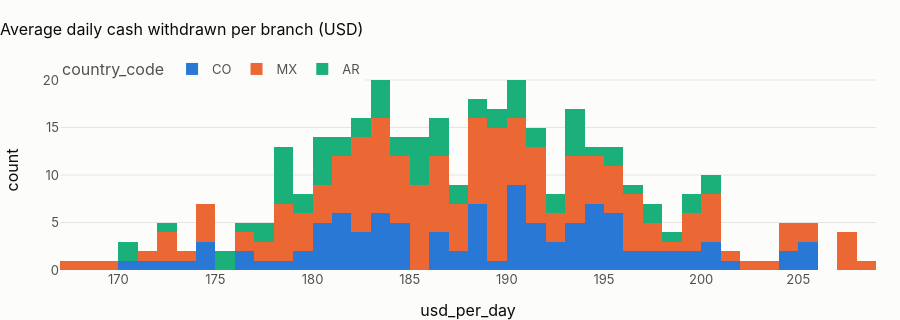

Notebook source saved alongside this figure:
### Markdown cell above
## 1 · How much cash does a branch dispense in a day?

### Code cell
per = (
    bd.groupby(["branch_id", "country_code", "atm_count"])
    .agg(
        withdrawals_per_day=("n_withdrawals", "mean"),
        usd_per_day=("withdrawals_usd", "mean"),
        usd_sd=("withdrawals_usd", "std"),
        zero_days=("n_withdrawals", lambda x: (x == 0).mean()),
    )
    .reset_index()
)
per["cv"] = per.usd_sd / per.usd_per_day
fig = px.histogram(
    per,
    x="usd_per_day",
    color="country_code",
    nbins=50,
    title="Average daily cash withdrawn per branch (USD)",
)
fig.update_layout(height=320)
fig.show()
show(
    per.groupby("country_code")[["withdrawals_per_day", "usd_per_day", "cv", "zero_days"]]
    .median()
    .round(3),
    paging=False,
)
shares = per.usd_per_day / per.usd_per_day.sum()
display(
    Markdown(
        f"**A median branch dispenses {per.withdrawals_per_day.median():.1f} withdrawals and "
        f"{per.usd_per_day.median():,.0f} USD a day, with a day-to-day coefficient of variation of "
        f"{per.cv.median():.2f} and no withdrawal on {100 * per.zero_days.median():.1f} % of days.** Cash demand is "
        f"spread across branches (HHI {g.hhi(shares):,.0f} on a 0–10,000 scale; an even split over {len(per)} "
        f"branches would be {10_000 / len(per):,.0f}). "
        + (
            "The day-to-day variation is as large as the level itself: the buffer, not the forecast, is where the cash "
            "goes."
            if per.cv.median() > 0.7
            else "Daily demand is steady relative to its level."
        )
    )
)
corr = per[["atm_count", "usd_per_day"]].corr(method="spearman").iloc[0, 1]
display(
    Markdown(
        f"Branches with more ATMs do {'not ' if abs(corr) < 0.1 else ''}dispense more cash (Spearman "
        f"{corr:.2f} between ATM count and daily cash): "
        + (
            "the fleet size carries no information about demand here, so it cannot size the cash load."
            if abs(corr) < 0.1
            else "fleet size is a usable prior for new branches."
        )
    )
)

### Figure 1 — Plotly figure (JSON) as saved in the notebook; plotly's stock layout.template omitted (floating-point values rounded to 4 significant figures; data arrays with more than 128 entries replaced by an {"elided": "..."} marker saying what was removed)
{"data": [{"bingroup": "x", "hovertemplate": "country_code=CO<br>usd_per_day=%{x}<br>count=%{y}<extra></extra>", "legendgroup": "CO", "marker": {"color": "#2a78d6", "pattern": {"shape": ""}}, "name": "CO", "nbinsx": 50, "orientation": "v", "showlegend": true, "type": "histogram", "x": [186.8, 204.1, 193.4, 170.4, 191.4, 195.6, 196.6, 195.9, 191.6, 180.1, 195.1, 194.6, 194.1, 188.1, 200.4, 190.6, 182.8, 183.1, 181.8, 194.4, 178.3, 190.5, 183.4, 188.4, 194.6, 195.9, 194.8, 192.9, 205.2, 183.5, 199.2, 187.0, 190.1, 183.3, 181.1, 184.0, 180.0, 191.2, 190.1, 190.8, 195.0, 191.6, 182.5, 193.8, 195.1, 174.6, 205.2, 184.7, 186.5, 194.5, 188.7, 182.3, 205.3, 181.4, 188.6, 174.5, 179.0, 186.9, 189.0, 193.5, 184.6, 184.9, 180.5, 200.1, 190.4, 183.4, 187.2, 195.4, 197.7, 176.3, 199.3, 198.3, 191.1, 190.9, 194.0, 172.3, 190.3, 184.4, 181.4, 200.4, 176.2, 197.6, 182.1, 181.7, 188.8, 183.4, 174.2, 188.9, 192.3, 171.8, 188.5, 204.6, 181.2, 190.1, 173.0, 177.3, 192.8, 196.5, 180.0, 193.9, 180.3, 179.4, 187.0, 198.2, 201.6], "xaxis": "x", "yaxis": "y"}, {"bingroup": "x", "hovertemplate": "country_code=MX<br>usd_per_day=%{x}<br>count=%{y}<extra></extra>", "legendgroup": "MX", "marker": {"color": "#eb6834", "pattern": {"shape": ""}}, "name": "MX", "nbinsx": 50, "orientation": "v", "showlegend": true, "type": "histogram", "x": {"elided": "175 float values"}, "xaxis": "x", "yaxis": "y"}, {"bingroup": "x", "hovertemplate": "country_code=AR<br>usd_per_day=%{x}<br>count=%{y}<extra></extra>", "legendgroup": "AR", "marker": {"color": "#1baf7a", "pattern": {"shape": ""}}, "name": "AR", "nbinsx": 50, "orientation": "v", "showlegend": true, "type": "histogram", "x": [181.1, 180.5, 183.6, 192.6, 182.8, 179.7, 188.4, 190.6, 184.8, 175.1, 189.2, 190.6, 176.0, 199.6, 190.9, 170.7, 191.5, 180.3, 183.0, 200.5, 195.2, 177.1, 186.1, 193.3, 199.6, 185.4, 194.2, 185.3, 172.3, 178.6, 170.2, 193.5, 178.5, 200.0, 198.2, 193.2, 184.0, 180.2, 188.4, 197.7, 185.6, 186.0, 187.3, 185.2, 186.7, 180.1, 178.6, 191.5, 195.4, 178.4, 187.3, 196.3, 178.9, 186.4, 182.0, 190.0, 177.5, 192.2, 183.3, 183.7, 185.6, 175.2, 193.4, 190.8, 179.3, 197.3, 179.0, 183.5, 193.7, 180.7], "xaxis": "x", "yaxis": "y"}], "layout": {"barmode": "relative", "height": 320, "legend": {"title": {"text": "country_code"}, "tracegroupgap": 0}, "title": {"text": "Average daily cash withdrawn per branch (USD)"}, "xaxis": {"anchor": "y", "domain": [0.0, 1.0], "title": {"text": "usd_per_day"}}, "yaxis": {"anchor": "x", "domain": [0.0, 1.0], "title": {"text": "count"}}}}
